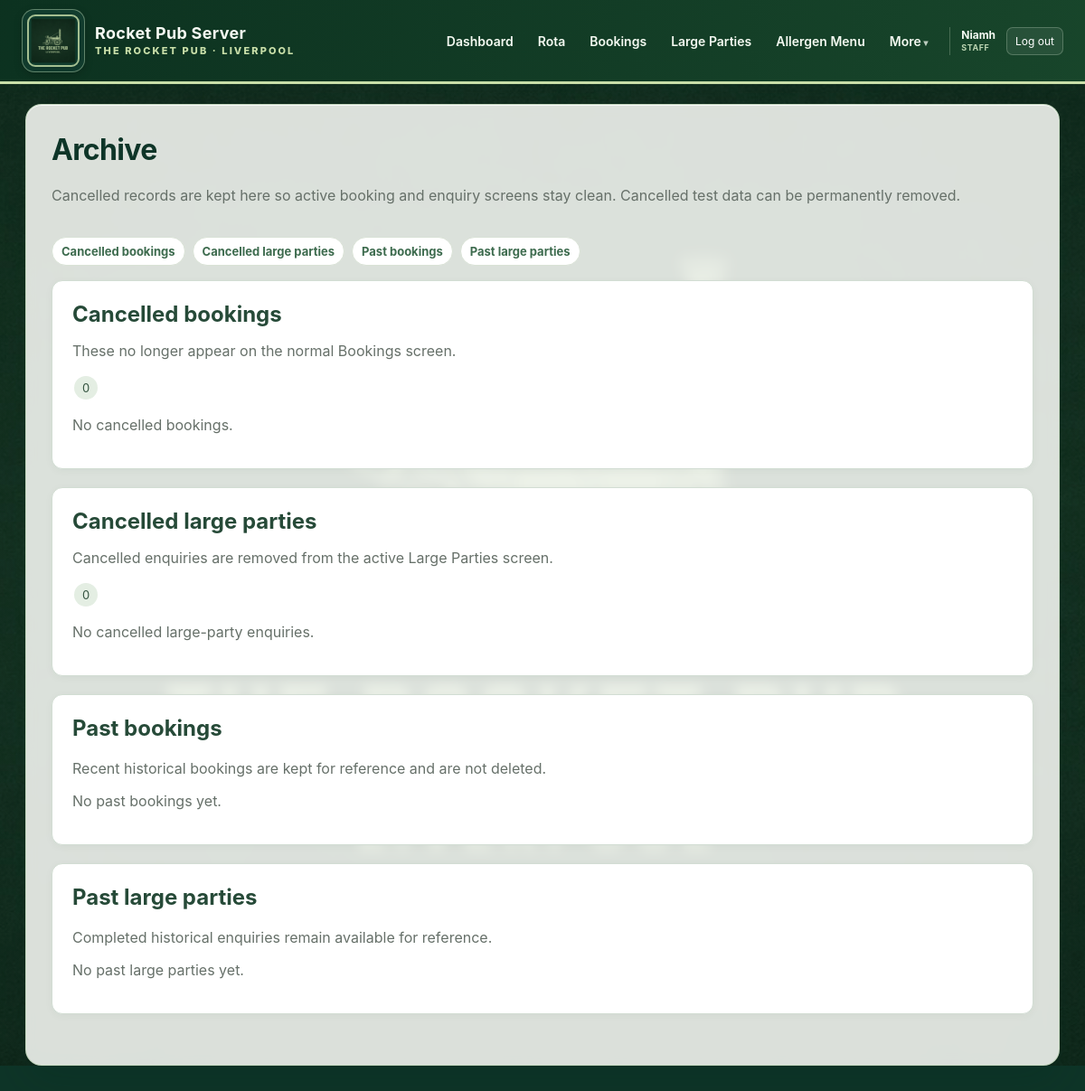
The app's page /archive (signed in), older data.
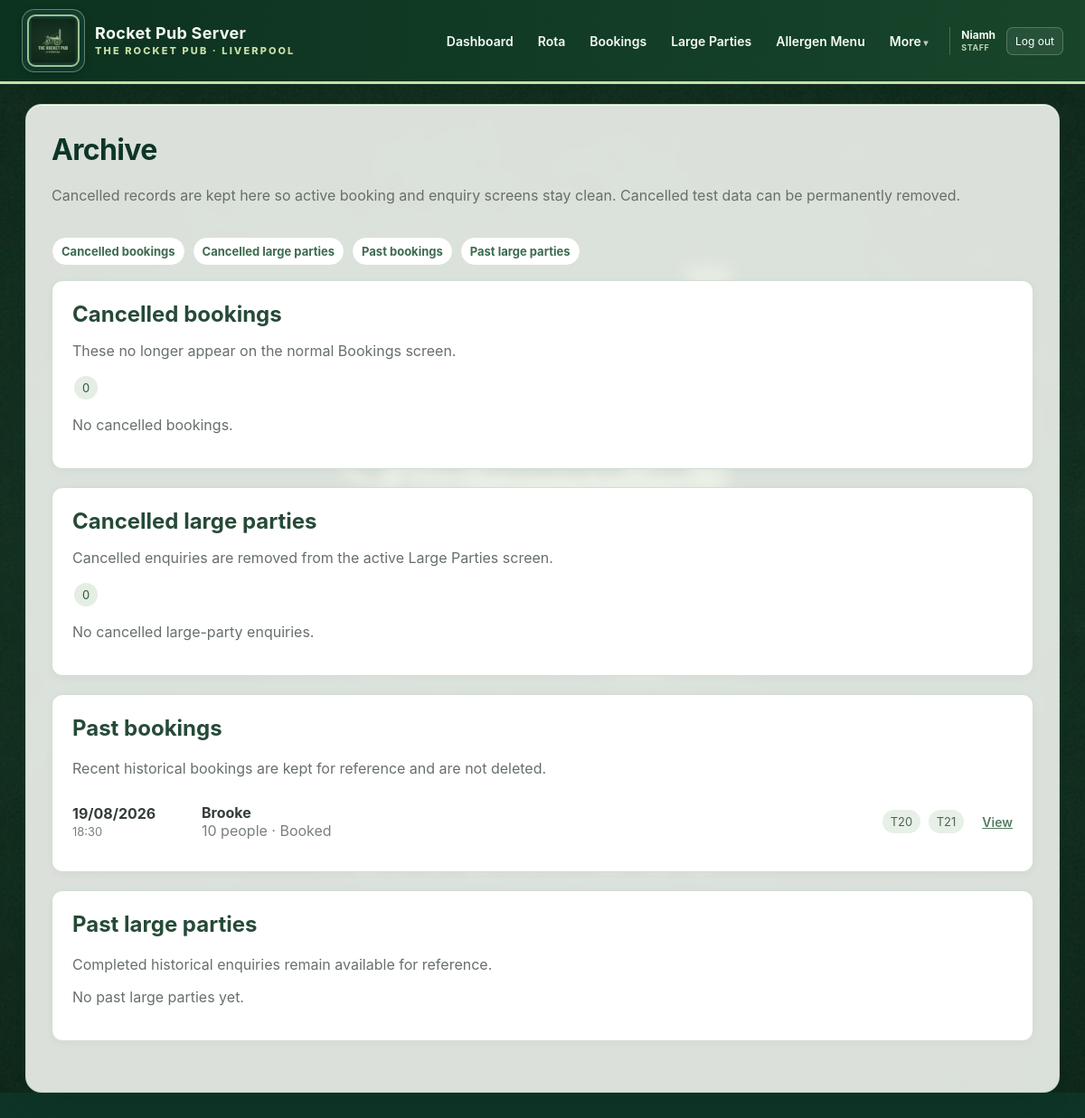
The same page, newer data.
### app/models.py (models this page shows, shortened)
class Booking(db.Model):
    id = db.Column(db.Integer, primary_key=True)
    customer_id = db.Column(db.Integer, db.ForeignKey("customer.id"), nullable=False)
    repeat_booking_id = db.Column(db.Integer, db.ForeignKey("repeat_booking.id"))
    booking_date = db.Column(db.Date, nullable=False, index=True)
    booking_time = db.Column(db.Time, nullable=False)
    duration_minutes = db.Column(db.Integer, nullable=False, default=150)
    party_size = db.Column(db.Integer, nullable=False)
    number_of_children = db.Column(db.Integer, nullable=False, default=0)
    is_eating_food = db.Column(db.Boolean, nullable=False, default=True)
    occasion = db.Column(db.String(120))
    preferred_area_id = db.Column(db.Integer, db.ForeignKey("area.id"))
    preferred_table_id = db.Column(db.Integer, db.ForeignKey("pub_table.id"))
    wants_near_tv = db.Column(db.Boolean, default=False)
    avoids_bench = db.Column(db.Boolean, default=False)
    deposit_required_amount = db.Column(db.Float, nullable=False, default=0)
    deposit_paid_amount = db.Column(db.Float, nullable=False, default=0)
    notes = db.Column(db.Text)
    status = db.Column(db.String(30), nullable=False, default="Booked")
    completed_at = db.Column(db.DateTime)
    created_at = db.Column(db.DateTime, default=datetime.utcnow)
    customer = db.relationship("Customer", back_populates="bookings")
    preferred_area = db.relationship("Area")
    preferred_table = db.relationship("PubTable", foreign_keys=[preferred_table_id])
    repeat_booking = db.relationship("RepeatBooking", foreign_keys=[repeat_booking_id])
    table_links = db.relationship(
        "BookingTable",
        back_populates="booking",
        cascade="all, delete-orphan"
    )
    @property
    def tables(self):
        return [link.table for link in self.table_links]

class Customer(db.Model):
    id = db.Column(db.Integer, primary_key=True)
    name = db.Column(db.String(120), nullable=False, index=True)
    phone = db.Column(db.String(30), nullable=False, unique=True, index=True)
    preferred_area_id = db.Column(db.Integer, db.ForeignKey("area.id"))
    preferred_table_id = db.Column(db.Integer, db.ForeignKey("pub_table.id"))
    prefers_near_tv = db.Column(db.Boolean, default=False)
    avoids_bench = db.Column(db.Boolean, default=False)
    notes = db.Column(db.Text)
    created_at = db.Column(db.DateTime, default=datetime.utcnow)
    preferred_area = db.relationship("Area", foreign_keys=[preferred_area_id])
    preferred_table = db.relationship("PubTable", foreign_keys=[preferred_table_id])
    bookings = db.relationship(
        "Booking",
        back_populates="customer",
        cascade="all, delete-orphan"
    )
    repeat_bookings = db.relationship(
        "RepeatBooking",
        back_populates="customer",
        cascade="all, delete-orphan"
    )

class PubTable(db.Model):
    id = db.Column(db.Integer, primary_key=True)
    number = db.Column(db.String(20), nullable=False, unique=True, index=True)
    capacity = db.Column(db.Integer, nullable=False)
    area_id = db.Column(db.Integer, db.ForeignKey("area.id"), nullable=False)
    near_tv = db.Column(db.Boolean, default=False)
    has_bench = db.Column(db.Boolean, default=False)
    accessible = db.Column(db.Boolean, default=False)
    unsuitable_for_food = db.Column(db.Boolean, default=False)
    active = db.Column(db.Boolean, default=True)
    x_position = db.Column(db.Float, default=40)
    y_position = db.Column(db.Float, default=40)
    layout_width = db.Column(db.Float, default=90)
    layout_height = db.Column(db.Float, default=60)
    layout_shape = db.Column(db.String(20), default="rectangle")
    layout_rotation = db.Column(db.Float, default=0)
    area = db.relationship("Area", back_populates="tables")
    booking_links = db.relationship(
        "BookingTable",
        back_populates="table",
        cascade="all, delete-orphan"
    )

### app/routes.py (the view)
@main.route("/archive")
def archive():
    cancelled_bookings = db.session.scalars(
        db.select(Booking)
        .where(Booking.status == "Cancelled")
        .order_by(
            Booking.booking_date.desc(),
            Booking.booking_time.desc(),
        )
    ).all()
    cancelled_large_parties = db.session.scalars(
        db.select(LargePartyInquiry)
        .where(LargePartyInquiry.status == "Cancelled")
        .order_by(
            LargePartyInquiry.event_date.desc(),
            LargePartyInquiry.created_at.desc(),
        )
    ).all()
    past_bookings = db.session.scalars(
        db.select(Booking)
        .where(
            Booking.status != "Cancelled",
            Booking.booking_date < date.today(),
        )
        .order_by(
            Booking.booking_date.desc(),
            Booking.booking_time.desc(),
        )
        .limit(250)
    ).all()
    past_large_parties = db.session.scalars(
        db.select(LargePartyInquiry)
        .where(
            LargePartyInquiry.status != "Cancelled",
            LargePartyInquiry.event_date.is_not(None),
            LargePartyInquiry.event_date < date.today(),
        )
        .order_by(
            LargePartyInquiry.event_date.desc(),
            LargePartyInquiry.event_time.desc(),
        )
        .limit(250)
    ).all()
    return render_template(
        "archive.html",
        cancelled_bookings=cancelled_bookings,
        cancelled_large_parties=cancelled_large_parties,
        past_bookings=past_bookings,
        past_large_parties=past_large_parties,
    )

### app/models.py (called while the page is built)
    @property
    def is_manager(self):
        return self.role in {"manager", "admin"}

### app/routes.py (called while the page is built, shortened)
def current_user():
    return getattr(g, "current_user", None)

@main.app_context_processor
def inject_current_user():
    user = current_user()
    request_count = 0
    return {
        "current_user": user,
        "manager_request_count": request_count,
    }

### app/templates/archive.html (shortened to what the changed rows need)
{% extends "base.html" %}
{% block content %}
<div class="page-heading">
    <div>
        <h1>Archive</h1>
    </div>
</div>
<div class="card archive-section" id="cancelled-bookings">
    <div class="dashboard-section-heading">
        <div>
            <h2>Cancelled bookings</h2>
        </div>
    </div>
</div>
<div class="card archive-section" id="cancelled-parties">
    <div class="dashboard-section-heading">
        <div>
            <h2>Cancelled large parties</h2>
        </div>
    </div>
</div>
<div class="card archive-section" id="past-bookings">
    <h2>Past bookings</h2>
    <p class="muted">
        Recent historical bookings are kept for reference and are not deleted.
    </p>
    {% if past_bookings %}
        <div class="archive-list archive-history-list">
            {% for booking in past_bookings %}
                <div class="archive-row archive-history-row">
                    <div class="archive-date-block">
                        <strong>{{ booking.booking_date.strftime("%d/%m/%Y") }}</strong>
                        <span>{{ booking.booking_time.strftime("%H:%M") }}</span>
                    </div>
                    <div>
                        <strong>{{ booking.customer.name }}</strong>
                        <div class="muted">
                            {{ booking.party_size }} people
                            · {{ booking.status }}
                        </div>
                    </div>
                    <div>
                        {% for table in booking.tables %}
                            <span class="badge">T{{ table.number }}</span>
                        {% endfor %}
                    </div>
                    <a class="small-link"
                       href="{{ url_for('main.edit_booking', booking_id=booking.id) }}">
                        View
                    </a>
                </div>
            {% endfor %}
        </div>
    {% else %}
        <p class="muted">No past bookings yet.</p>
    {% endif %}
</div>
<div class="card archive-section" id="past-parties">
    <h2>Past large parties</h2>
</div>
{% endblock %}

Row changes from the older to the newer data that the page shows:
added Booking: booking_date "19/08/2026", booking_time "18:30", customer.name "Brooke", party_size "10", status "Booked"
now on this page (row unchanged): PubTable: number "20"
now on this page (row unchanged): PubTable: number "21"
Text that changed along with them:
text no longer shown: "No past bookings yet."
